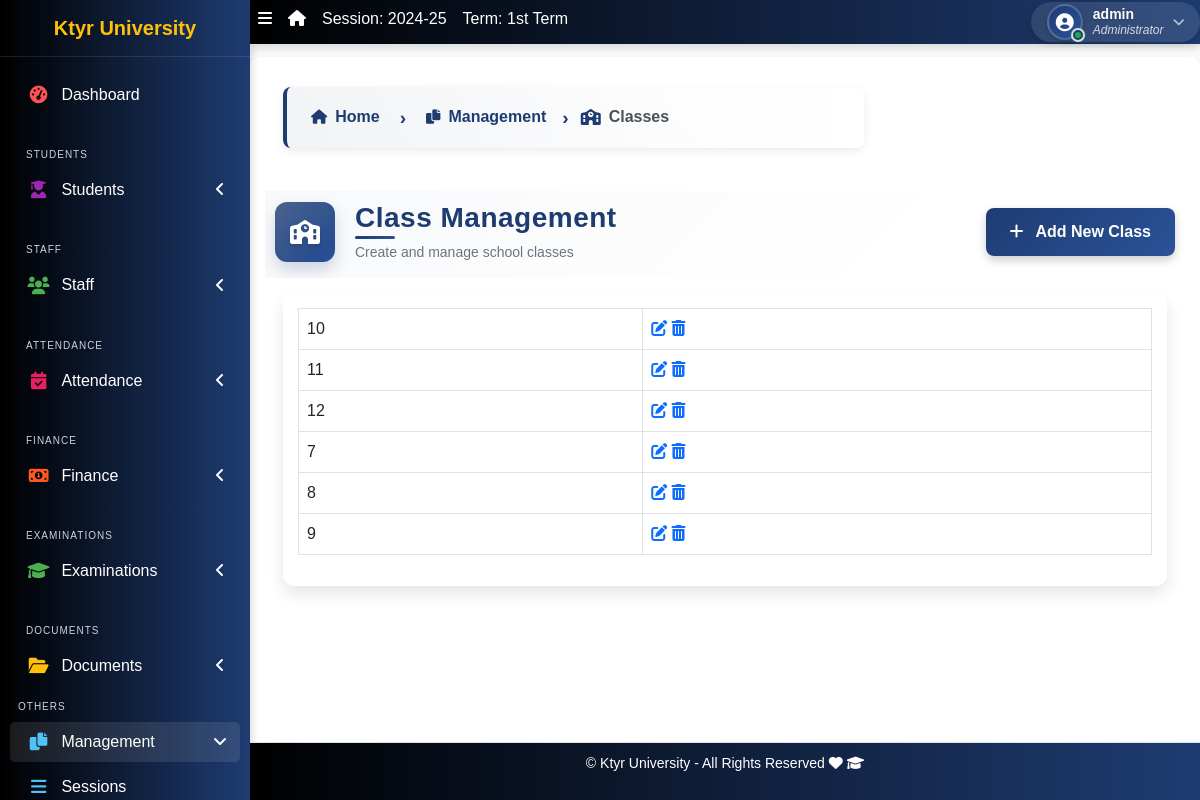
Screenshot of /class/list/ (signed in) with the database file from the repository.
### apps/corecode/models.py (models this page shows, shortened)
class AcademicSession(models.Model):
    name = models.CharField(max_length=200, unique=True)
    current = models.BooleanField(default=True)
    class Meta:
        ordering = ["-name"]

class AcademicTerm(models.Model):
    name = models.CharField(max_length=20, unique=True)
    current = models.BooleanField(default=True)
    class Meta:
        ordering = ["name"]

class CollegeProfile(models.Model):
    college_name = models.CharField(max_length=255)
    college_address = models.TextField()
    college_email = models.EmailField()
    college_phone = models.CharField(max_length=15)
    college_logo = models.ImageField(upload_to='college_logos/', blank=True, null=True)
    established_year = models.PositiveIntegerField()
    principal_name = models.CharField(max_length=255)
    college_type = models.CharField(max_length=50, choices=[
        ('Government', 'Government'),
        ('Private', 'Private'),
        ('Semi-Government', 'Semi-Government'),
    ])
    admin_email = models.EmailField()
    admin_contact = models.CharField(max_length=15)
    facebook_link = models.URLField(blank=True, null=True)
    twitter_link = models.URLField(blank=True, null=True)
    linkedin_link = models.URLField(blank=True, null=True)

class StudentClass(models.Model):
    name = models.CharField(max_length=200, unique=True)
    class Meta:
        verbose_name = "Class"
        verbose_name_plural = "Classes"
        ordering = ["name"]
    def __str__(self):
        return self.name

### apps/corecode/views.py (the view)
# urls.py: path("class/list/", ClassListView.as_view(), name="classes"),
class ClassListView(LoginRequiredMixin, SuccessMessageMixin, ListView):
    model = StudentClass
    template_name = "corecode/class_list.html"
    def get_context_data(self, **kwargs):
        context = super().get_context_data(**kwargs)
        context["form"] = StudentClassForm()
        return context

### apps/corecode/context_processors.py (called while the page is built)
def site_defaults(request):
    current_session = AcademicSession.objects.get(current=True)
    current_term = AcademicTerm.objects.get(current=True)
    vals = SiteConfig.objects.all()
    contexts = {
        "current_session": current_session.name,
        "current_term": current_term.name,
    }
    for val in vals:
        contexts[val.key] = val.value
    return contexts

def global_college_profile(request):
    try:
        profile = CollegeProfileModel.objects.first()
    except CollegeProfileModel.DoesNotExist:
        profile = None
    return {'profile': profile}

### apps/corecode/templates/corecode/class_list.html (shortened to what this page needs)
{% extends 'base.html' %}
{% load widget_tweaks %}
{% block breadcrumb-left %}
<div class="breadcrumb-container">
  <nav aria-label="breadcrumb">
    <ol class="breadcrumb breadcrumb-chevron">
      <li class="breadcrumb-item">
        <a href="{% url 'home' %}" class="text-decoration-none fw-bold">
          <i class="fas fa-home"></i> Home
        </a>
      </li>
      <li class="breadcrumb-item">
        <a href="#" class="text-decoration-none fw-bold">
          <i class="fas fa-copy"></i> Management
        </a>
      </li>
      <li class="breadcrumb-item active" aria-current="page">
        <i class="fas fa-school"></i> Classes
      </li>
    </ol>
  </nav>
</div>
{% endblock breadcrumb-left %}
{% block title-icon %}fas fa-school{% endblock title-icon %}
{% block title %}Class Management{% endblock title %}
{% block subtitle %}Create and manage school classes{% endblock subtitle %}
{% block page-actions %}
<a class="btn btn-primary" href="#" id="addClassBtn">
  <i class="fas fa-plus me-2"></i> Add New Class
</a>
{% endblock page-actions %}
{% block content %}
  <div class="row">
    <div class="col-sm-12">
        <table class="table table-bordered">
          <tbody>
            {% for object in object_list %}
            <tr>
              <td>{{ object }}</td>
              <td><a href="{% url 'class-update' object.id %}"><i
                    class="fa fa-edit"></i></a> <a
                  href="{% url 'class-delete' object.id %}"><i
                    class="fa fa-trash-alt"></i></a></td>
            </tr>
            {% endfor %}
          </tbody>
        </table>
    </div>
  </div>
{% endblock content %}

### templates/base.html (shortened to what this page needs)
{% load static %}
<!DOCTYPE html>
<html lang="en">
<head>
  <link rel="stylesheet" href="{% static 'dist/css/preload.css' %}">
  <link rel="stylesheet" href="{% static 'plugins/fontawesome-free/css/all.min.css' %}">
  <link rel="stylesheet" href="{% static 'plugins/toastr/toastr.min.css' %}">
<link rel="stylesheet" href="https://cdn.jsdelivr.net/npm/bootstrap-icons/font/bootstrap-icons.css">
    <link rel="stylesheet" href="https://cdnjs.cloudflare.com/ajax/libs/font-awesome/6.5.0/css/all.min.css">
  <link rel="stylesheet"
    href="{% static 'plugins/overlayScrollbars/css/OverlayScrollbars.min.css' %}">
  <link rel="stylesheet" href="{% static 'plugins/Datatables/datatables.min.css' %}" />
  <link rel="stylesheet" href="{% static 'dist/css/adminlte.min.css' %}">
  <link rel="stylesheet" href="https://cdnjs.cloudflare.com/ajax/libs/font-awesome/6.0.0-beta3/css/all.min.css">
  <link rel="stylesheet" href="https://cdn.jsdelivr.net/npm/bootstrap@5.3.0/dist/css/bootstrap.min.css">
  <link rel="stylesheet" href="{% static 'dist/css/style.css' %}">
  <link rel="stylesheet" href="{% static 'dist/css/sidebar-fix.css' %}">
</head>
<body class="hold-transition sidebar-mini layout-fixed layout-navbar-fixed layout-footer-fixed">
  <div class="wrapper">
    <nav class="main-header navbar navbar-expand navbar-dark">
      <ul class="navbar-nav">
        <li class="nav-item">
          <a class="nav-link" data-widget="pushmenu" href="#" role="button"><i
              class="fas fa-bars"></i></a>
        </li>
        <li class="nav-item d-none d-sm-inline-block">
          <a href="{% url 'home' %} " class="nav-link"><i class="fa fa-home"></i></a>
        </li>
        <li class="nav-item d-none d-sm-inline-block">
          <a href="{% url 'current-session' %}" class="nav-link">Session: {{ current_session }}</a>
        </li>
        <li class="nav-item d-none d-sm-inline-block">
          <a href="{% url 'current-session' %}" class="nav-link">Term: {{ current_term }}</a>
        </li>
      </ul>
      <ul class="navbar-nav ml-auto">
        <li class="nav-item dropdown user-menu position-static position-md-relative">
          <a class="nav-link dropdown-toggle user-dropdown-toggle" href="#" role="button" data-bs-toggle="dropdown" aria-expanded="false" id="userDropdown">
            <div class="user-avatar-container">
              <div class="user-avatar">
                <i class="fas fa-user-circle"></i>
              </div>
              <span class="user-status-indicator online" title="Online"></span>
            </div>
            <div class="user-info d-none d-md-inline-block">
              <span class="user-name">{{ request.user.username }}</span>
              <span class="user-role">{% if request.user.is_superuser %}Administrator{% else %}Staff{% endif %}</span>
            </div>
            <i class="fas fa-chevron-down user-dropdown-icon d-none d-md-inline-block"></i>
          </a>
        </li>
      </ul>
    </nav>
    <aside class="main-sidebar sidebar-dark-primary">
      <a href="{% url 'home' %}" class="brand-link">{{ profile.college_name | default:"MySchool" }}</a>
<div class="sidebar">
  <nav class="mt-2">
      <ul class="nav nav-pills nav-sidebar flex-column" data-widget="treeview" role="menu" data-accordion="false">
          <li class="nav-item">
              <a href="{% url 'home' %}" class="nav-link {% if request.resolver_match.url_name == 'home' %}active{% endif %}">
                  <i class="nav-icon fas fa-tachometer-alt" style="color: #ff5733; text-shadow: 2px 2px 5px rgba(0, 0, 0, 0.3);"></i>
                  <p>Dashboard</p>
              </a>
          </li>
          <li class="nav-header">Students</li>
          <li class="nav-item has-treeview  {% if request.resolver_match.url_name in 'student-list student-create student-details  ' %}menu-open{% endif %}">
              <a href="#" class="nav-link  " >
                  <i class="nav-icon fas fa-user-graduate" style="color: #3399ff; text-shadow: 2px 2px 5px rgba(0, 0, 0, 0.3);"></i>
                  <p>Students<i class="fas fa-angle-left right"></i></p>
              </a>
          </li>
          <li class="nav-header">Staff</li>
          <li class="nav-item has-treeview  {% if request.resolver_match.url_name in 'staff-list non-teaching-staffs-list' %}menu-open{% endif %}">
              <a href="#" class="nav-link">
                  <i class="nav-icon fas fa-users" style="color: #9933ff;"></i>
                  <p>Staff<i class="fas fa-angle-left right"></i></p>
              </a>
          </li>
          <li class="nav-header">Attendance</li>
            <li class="nav-item has-treeview {% if request.resolver_match.url_name in 'attendance_list holiday_list' %}menu-open{% endif %}">
                <a href="#" class="nav-link">
                    <i class="nav-icon fas fa-calendar-check" style="color: #ffcc00; text-shadow: 2px 2px 5px rgba(0, 0, 0, 0.3);"></i>
                    <p>Attendance<i class="fas fa-angle-left right"></i></p>
                </a>
            </li>
          <li class="nav-header">Finance</li>
          <li class="nav-item has-treeview {% if request.resolver_match.url_name in 'invoice-list' %}menu-open{% endif %}">
              <a href="#" class="nav-link">
                  <i class="nav-icon fas fa-money-bill-alt" style="color: #66ccff;"></i>
                  <p>
                      Finance
                      <i class="fas fa-angle-left right"></i>
                  </p>
              </a>
          </li>
          <li class="nav-header">Examinations</li>
          <li class="nav-item has-treeview {% if 'exams' in request.path %}menu-open{% endif %}">
              <a href="#" class="nav-link {% if 'exams' in request.path %}active{% endif %}">
                  <i class="nav-icon fas fa-graduation-cap" style="color: #ff9900; text-shadow: 2px 2px 5px rgba(0, 0, 0, 0.3);"></i>
                  <p>
                      Examinations
                      <i class="fas fa-angle-left right"></i>
                  </p>
              </a>
          </li>
          <li class="nav-header">Documents</li>
          <li class="nav-item has-treeview">
              <a href="#" class="nav-link">
                  <i class="nav-icon fas fa-folder-open" style="color: #9933ff; text-shadow: 2px 2px 5px rgba(0, 0, 0, 0.3);"></i>
                  <p>Documents<i class="fas fa-angle-left right"></i></p>
              </a>
          </li>
          <ul class="nav nav-pills nav-sidebar flex-column" data-widget="treeview" role="menu" data-accordion="false">
            <li class="nav-header">Others</li>
              <li class="nav-item has-treeview  {% if request.resolver_match.url_name in 'sessions classes subjects fee_settings terms  ' %}menu-open{% endif %}">
                <a href="#" class="nav-link">
                    <i class="nav-icon fas fa-copy" style="color: #ff6600;"></i>
                    <p>
                        Management
                        <i class="fas fa-angle-left right"></i>
                    </p>
                </a>
                <ul class="nav nav-treeview">
                    <li class="nav-item">
                        <a href="{% url 'sessions' %}" class="nav-link {% if request.resolver_match.url_name == 'sessions' %}active{% endif %}" >
                            <i class="nav-icon fas fa-bars" style="color: #0099cc;"></i>
                            <p>Sessions</p>
                        </a>
                    </li>
                </ul>
            </li>
        </ul>
      </ul>
  </nav>
</div>
    </aside>
    <div class="content-wrapper">
      <section class="content-header">
        <div class="container-fluid">
          <div class="row mb-1">
            <div class="col-sm-8">
              {% block breadcrumb-left %}{% endblock breadcrumb-left %}
            </div>
            <div class="col-sm-4">
            </div>
          </div>
        </div>
      </section>
      <div class="page-title-section">
        <div class="container-fluid">
          <div class="row align-items-center">
            <div class="col-md-8">
              <div class="page-title-container">
                <div class="page-title-icon">
                  <i class="{% block title-icon %}fas fa-file-alt{% endblock title-icon %}"></i>
                </div>
                <div class="page-title-content">
                  <h1 class="page-title">{% block title %}{% endblock title %}</h1>
                  <p class="page-subtitle">{% block subtitle %}{% endblock subtitle %}</p>
                </div>
              </div>
            </div>
            <div class="col-md-4">
              <div class="page-actions text-md-end">
                {% block page-actions %}{% endblock page-actions %}
              </div>
            </div>
          </div>
        </div>
      </div>
      <section class="content">
        <div class="container-fluid">
          <div class="row">
            <div class="col-md-12">
              {% block fullcard %}
              <div class="card">
                <div class="card-body">
                  <div class="row">
                    <div class="col">
                      {% block content %}
                      {% endblock content %}
                    </div>
                  </div>
                </div>
              </div>
              {% endblock fullcard %}
            </div>
          </div>
        </div>
      </section>
    </div>
    <footer class="main-footer">
      <p>&copy; {{ profile.college_name | default:"MySchool" }} - All Rights Reserved
      <i class="fas fa-heart"></i>
      <i class="fas fa-graduation-cap"></i></p>
    </footer>
  </div>
</body>
</html>

### templates/base.html (style rules this page uses)
body { visibility: hidden; font-family: 'Poppins', sans-serif !important; background-color: #f8f9fa !important; margin: 0 !important; padding: 0 !important; height: 100% !important; overflow-x: hidden !important; }
.navbar { background: linear-gradient(90deg, black, #1E3C72) !important; color: white !important; }
.sidebar, .main-sidebar { background: linear-gradient(90deg, black, #1E3C72) !important; color: white !important; }

### rows the page displays
AcademicSession: name "2024-25"
AcademicTerm: name "1st Term"
CollegeProfile: college_name "Ktyr University"
StudentClass: name "10"
StudentClass: name "11"
StudentClass: name "12"
StudentClass: name "7"
StudentClass: name "8"
StudentClass: name "9"

### other values shown
{{ request.user.username }} "admin"
